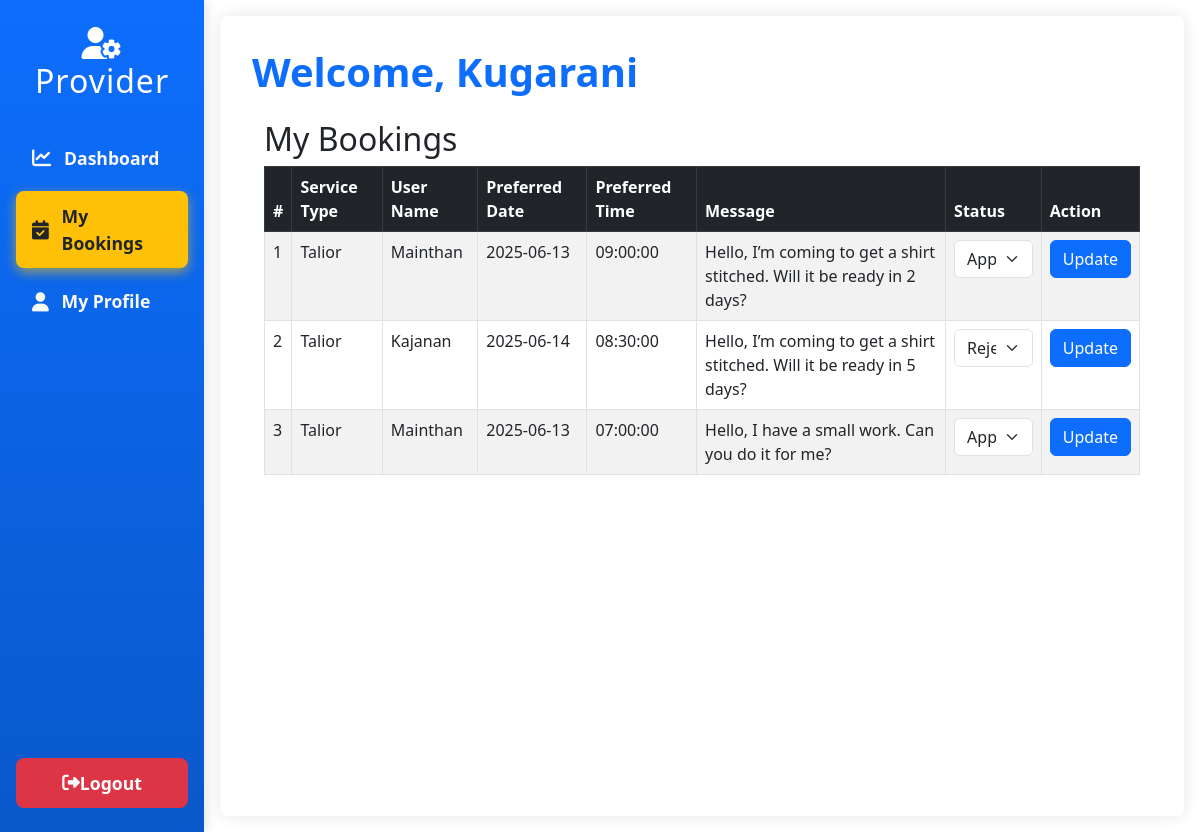
The page /provider_dashboard.php?page=bookings (signed in) on the database its author committed.
### tables this page shows
CREATE TABLE `bookings` (
  `id` int(11) NOT NULL,
  `user_id` int(11) NOT NULL,
  `provider_id` int(11) NOT NULL,
  `service_type` varchar(255) DEFAULT NULL,
  `date` date NOT NULL,
  `status` enum('Pending','Approved','Rejected') DEFAULT 'Pending',
  `preferred_date` date NOT NULL,
  `preferred_time` time NOT NULL,
  `message` text DEFAULT NULL
);

CREATE TABLE `users` (
  `id` int(11) NOT NULL,
  `name` varchar(100) NOT NULL,
  `email` varchar(100) NOT NULL,
  `password` varchar(255) NOT NULL,
  `created_at` timestamp NOT NULL DEFAULT current_timestamp(),
  `phone` varchar(20) DEFAULT NULL
);

### provider_bookings.php (the view, shortened to what this page needs)
<?php
require 'config.php';
$provider_id = $_SESSION['id'] ?? 0;
?>
<!DOCTYPE html>
<html lang="en">
<head>
  <link href="https://cdn.jsdelivr.net/npm/bootstrap@5.3.0/dist/css/bootstrap.min.css" rel="stylesheet" />
</head>
<body>
<div class="container mt-4">
    <h2>My Bookings</h2>
    <table class="table table-bordered table-striped">
        <thead class="table-dark">
            <tr>
                <th>#</th>
                <th>Service Type</th>
                <th>User Name</th>
                <th>Preferred Date</th>
                <th>Preferred Time</th>
                <th>Message</th>
                <th>Status</th>
                <th>Action</th>
            </tr>
        </thead>
        <tbody>
        <?php
        $sql = "SELECT b.*, u.name as user_name
                FROM bookings b
                JOIN users u ON b.user_id = u.id
                WHERE b.provider_id = ?";
        $stmt = $conn->prepare($sql);
        $stmt->bind_param("i", $provider_id);
        $stmt->execute();
        $result = $stmt->get_result();
        $i = 1;
        if ($result->num_rows > 0) {
            while ($row = $result->fetch_assoc()) {
                $bookingId = $row['id'];
                $status_lower = strtolower($row['status']);
                echo "<tr>
                        <td>{$i}</td>
                        <td>".htmlspecialchars($row['service_type'])."</td>
                        <td>".htmlspecialchars($row['user_name'])."</td>
                        <td>".htmlspecialchars($row['preferred_date'])."</td>
                        <td>".htmlspecialchars($row['preferred_time'])."</td>
                        <td>".htmlspecialchars($row['message'])."</td>
                        <td>
                          <select class='form-select status-dropdown' data-booking-id='{$bookingId}'>
                            <option value='pending' ".($status_lower === 'pending' ? 'selected' : '').">Pending</option>
                            <option value='approved' ".($status_lower === 'approved' ? 'selected' : '').">Approved</option>
                            <option value='rejected' ".($status_lower === 'rejected' ? 'selected' : '').">Rejected</option>
                          </select>
                        </td>
                        <td>
                          <button class='btn btn-primary btn-update' data-booking-id='{$bookingId}'>Update</button>
                        </td>
                      </tr>";
                $i++;
            }
        } else {
            echo "<tr><td colspan='8' class='text-center'>No bookings found.</td></tr>";
        }
        ?>
        </tbody>
    </table>
</div>
</body>
</html>

### provider_dashboard.php (style rules this page uses)
body { background-color: #f8f9fa; font-family: 'Segoe UI', Tahoma, Geneva, Verdana, sans-serif; color: #212529; }

### rows shown on the page
bookings: service_type "Talior", user.name "Mainthan", preferred_date "2025-06-13", preferred_time "09:00:00", message "Hello, I’m coming to get a shirt stitched. Will it be ready in 2 days?", status+id "Approved"
bookings: service_type "Talior", user.name "Kajanan", preferred_date "2025-06-14", preferred_time "08:30:00", message "Hello, I’m coming to get a shirt stitched. Will it be ready in 5 days?", status+id "Rejected"
bookings: service_type "Talior", user.name "Mainthan", preferred_date "2025-06-13", preferred_time "07:00:00", message "Hello, I have a small work. Can you do it for me?", status+id "Approved"

### other values the page prints
$providerName "Kugarani"
